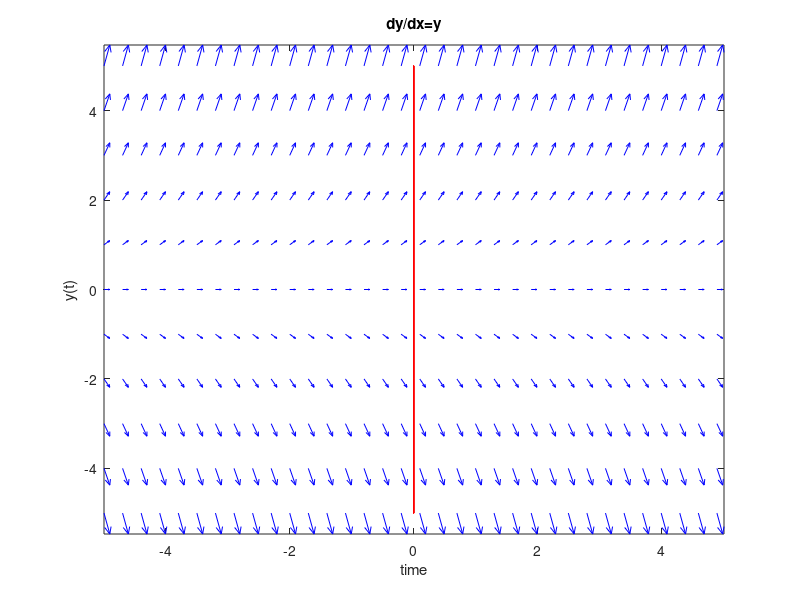

Write MATLAB code to recreate this figure. (Note: this script raises an error after producing the figure.)
clear;clc
lim=5;
y=-lim:lim;	%	pick	values	of	y
t=-lim:.3:lim;	%	pick	values	of	t
[tt,yt]=meshgrid(t,y);	%	create	a	2-d	array	of	samples	of	t	and	y
#dy=6-yt;	%	create	dy/dt
dy= yt;
dt=ones(size(dy));	%	create	corresponding	time	coordinates
figure, quiver(tt,yt,dt,dy,0.5,'b')	%	quiver	displays	the	directional	arrows
xlabel('time'),ylabel('y(t)'),	axis	tight
title('dy/dx=y')
hold	on
plot(0*ones(length(yt)),yt,'-r','linewidth',0.1)
CC=[-lim:lim];%	values	of	C
%	now	plot	the	solution
tt=t;
clear	t
syms	y(t)	C
ys=dsolve(diff(y,t)==y)	%	get	the	symbolic	solution
vars=symvar(ys);%	find	the	symbolic	variables
ys=subs(ys,vars(1),C)	%	replace	the	unknown	constant	with	C
yss=function_handle(rhs(ys)) #create	in-line	function	for	plotting	the	solution
#yss=MATLABFunction(ys);	%	create	in-line	function	for	plotting	the	solution
for	k=1:length(CC)
		C=CC(k);
    ysS=yss(C,tt);
    plot(tt,ysS)
end;
grid on